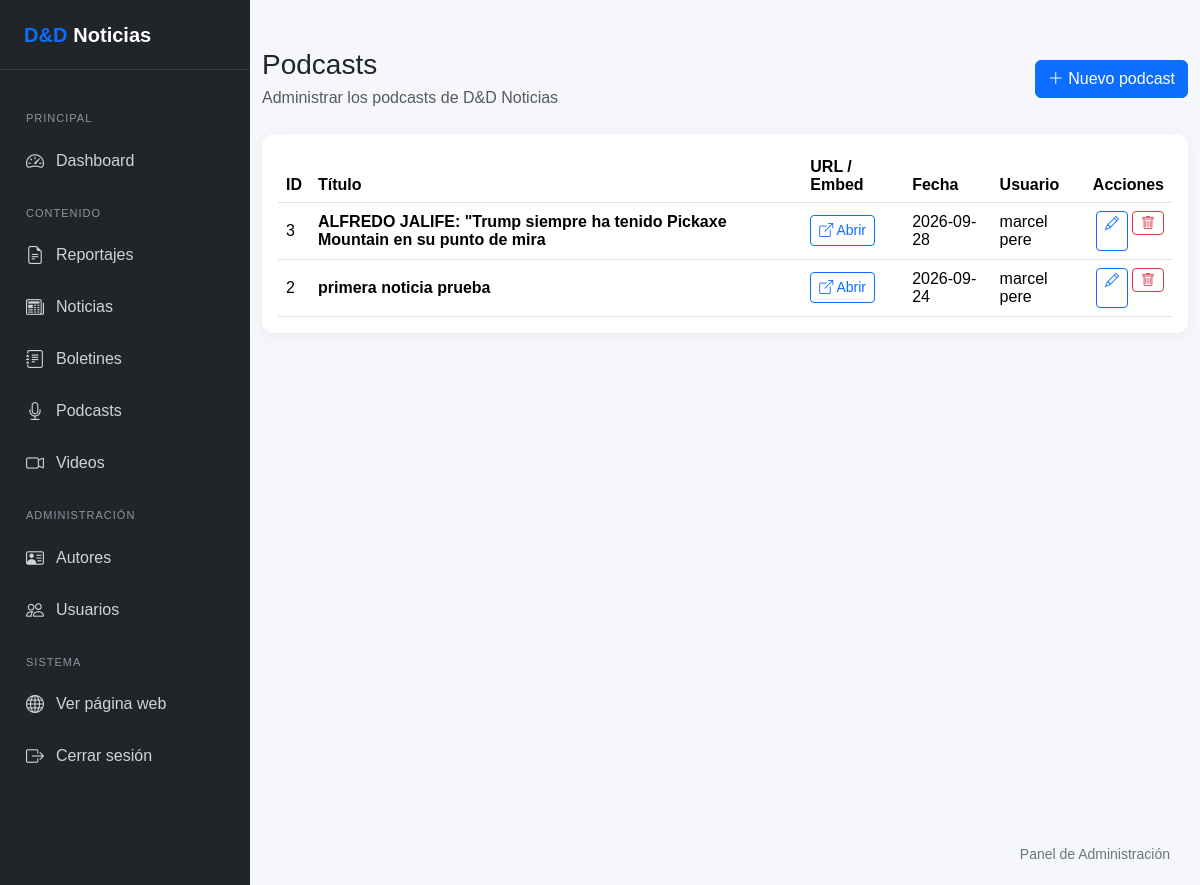
Screenshot of /admin/podcasts/index.php (signed in) with the database file from the repository.
### tables this page shows
CREATE TABLE `podcasts` (
  `id` int(10) UNSIGNED NOT NULL,
  `titulo` varchar(255) NOT NULL,
  `url_embed` varchar(500) NOT NULL,
  `fecha_publicacion` date NOT NULL,
  `usuario_id` int(10) UNSIGNED NOT NULL
);

### includes/funciones.php (called while the page is built, shortened)
<?php
function e($valor): string
{
    return htmlspecialchars(
        (string) $valor,
        ENT_QUOTES,
        'UTF-8'
    );
}

### admin/podcasts/index.php (the view, shortened to what this page needs)
<?php
require_once __DIR__ . '/../../config/database.php';
require_once __DIR__ . '/../../includes/funciones.php';
$stmt = $pdo->query(
    "SELECT
        p.id,
        p.titulo,
        p.url_embed,
        p.fecha_publicacion,
        p.usuario_id,
        CONCAT(
            u.nombres,
            ' ',
            u.ap_paterno
        ) AS nombre_usuario
     FROM podcasts p
     LEFT JOIN usuarios u
        ON p.usuario_id = u.id
     ORDER BY p.id DESC"
);
$podcasts = $stmt->fetchAll();
?>
<?php
require_once __DIR__ . '/../../includes/admin-header.php';
require_once __DIR__ . '/../../includes/admin-sidebar.php';
?>
<main class="admin-main">
    <div class="container-fluid py-4">
        <div
            class="d-flex justify-content-between align-items-center mb-4"
        >
            <div>
                <h1 class="h3 mb-1">
                    Podcasts
                </h1>
                <p class="text-muted mb-0">
                    Administrar los podcasts de D&D Noticias
                </p>
            </div>
            <div>
                <a
                    href="crear.php"
                    class="btn btn-primary"
                >
                    <i class="bi bi-plus-lg"></i>
                    Nuevo podcast
                </a>
            </div>
        </div>
        <div class="card dashboard-card">
            <div class="card-body">
                <div class="table-responsive">
                    <table
                        class="table table-hover align-middle mb-0"
                    >
                        <thead>
                            <tr>
                                <th>
                                    ID
                                </th>
                                <th>
                                    Título
                                </th>
                                <th>
                                    URL / Embed
                                </th>
                                <th>
                                    Fecha
                                </th>
                                <th>
                                    Usuario
                                </th>
                                <th class="text-end">
                                    Acciones
                                </th>
                            </tr>
                        </thead>
                        <tbody>
                            <?php if (empty($podcasts)): ?>
                                <tr>
                                    <td
                                        colspan="6"
                                        class="text-center text-muted py-4"
                                    >
                                        No hay podcasts registrados.
                                    </td>
                                </tr>
                            <?php else: ?>
                                <?php foreach ($podcasts as $podcast): ?>
                                    <tr>
                                        <td>
                                            <?= (int) $podcast['id'] ?>
                                        </td>
                                        <td>
                                            <strong>
                                                <?= e($podcast['titulo']) ?>
                                            </strong>
                                        </td>
                                        <td>
                                            <?php if (!empty($podcast['url_embed'])): ?>
                                                <a
                                                    href="<?= e($podcast['url_embed']) ?>"
                                                    target="_blank"
                                                    rel="noopener noreferrer"
                                                    class="btn btn-sm btn-outline-primary"
                                                >
                                                    <i class="bi bi-box-arrow-up-right"></i>
                                                    Abrir
                                                </a>
                                            <?php else: ?>
                                                <span class="text-muted">
                                                    Sin URL
                                                </span>
                                            <?php endif; ?>
                                        </td>
                                        <td>
                                            <?= e($podcast['fecha_publicacion']) ?>
                                        </td>
                                        <td>
                                            <?= e(
                                                $podcast['nombre_usuario']
                                                ?? 'Sin usuario'
                                            ) ?>
                                        </td>
                                        <td class="text-end">
                                            <div
                                                class="d-flex justify-content-end gap-1"
                                            >
                                                <a
                                                    href="editar.php?id=<?= (int) $podcast['id'] ?>"
                                                    class="btn btn-sm btn-outline-primary"
                                                    title="Editar"
                                                >
                                                    <i class="bi bi-pencil"></i>
                                                </a>
                                                <form
                                                    method="POST"
                                                    action="eliminar.php"
                                                    class="d-inline"
                                                    onsubmit="return confirm('¿Estás seguro de eliminar este podcast?');"
                                                >
                                                    <button
                                                        type="submit"
                                                        class="btn btn-sm btn-outline-danger"
                                                        title="Eliminar"
                                                    >
                                                        <i class="bi bi-trash"></i>
                                                    </button>
                                                </form>
                                            </div>
                                        </td>
                                    </tr>
                                <?php endforeach; ?>
                            <?php endif; ?>
                        </tbody>
                    </table>
                </div>
            </div>
        </div>
    </div>
</main>
<?php
require_once __DIR__ . '/../../includes/admin-footer.php';
?>

### includes/admin-header.php (style rules this page uses)
body { background-color: #f5f7fb; margin: 0; font-family: Arial, sans-serif; }
.dashboard-card { border: 0; border-radius: 12px; box-shadow: 0 3px 15px rgba(0,0,0,.05); }
.admin-main { margin-left: 250px; min-height: 100vh; width: calc(100% - 250px); box-sizing: border-box; }
.admin-main .table-responsive { width: 100%; overflow-x: auto; -webkit-overflow-scrolling: touch; }
.admin-main .card { max-width: 100%; }
.admin-main .d-flex { flex-wrap: wrap; }

### rows the page displays
podcasts: id "3", titulo "ALFREDO JALIFE: \"Trump siempre ha tenido Pickaxe Mountain en su punto de mira", fecha_publicacion "2026-09-28", nombre_usuario "marcel pere"
podcasts: id "2", titulo "primera noticia prueba", fecha_publicacion "2026-09-24", nombre_usuario "marcel pere"
